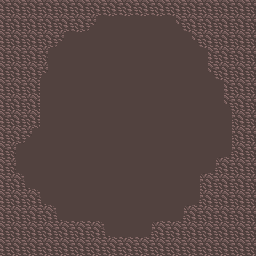

Rendered tile map (Tiled .tmx) drawn with the repository's tilesets; below, a short description and the full map source, tile grids included:
An orthogonal 16x16 tile map with 16x16 px tiles, 1 tile layer (Tile Layer 1).

<map version="1.5" tiledversion="1.7.2" orientation="orthogonal" renderorder="right-down" width="16" height="16" tilewidth="16" tileheight="16" infinite="0" nextlayerid="2" nextobjectid="1">
 <tileset firstgid="1" source="mines-demo.tsx" />
 <layer id="1" name="Tile Layer 1" width="16" height="16">
  <data encoding="csv">
8,8,8,8,8,8,8,8,8,8,8,8,8,8,8,8,
8,8,8,8,8,4,11,11,11,11,11,6,8,8,8,8,
8,8,8,4,11,11,11,11,11,11,11,11,6,8,8,8,
8,8,8,11,11,11,11,11,11,11,11,11,11,8,8,8,
8,8,4,11,11,11,11,11,11,11,11,11,11,6,8,8,
8,8,10,11,11,11,11,11,11,11,11,11,11,11,8,8,
8,8,10,11,11,11,11,11,11,11,11,11,11,11,6,8,
8,8,10,11,11,11,11,11,11,11,11,11,11,11,7,8,
8,4,11,11,11,11,11,11,11,11,11,11,11,11,7,8,
8,11,11,11,11,11,11,11,11,11,11,11,11,1,18,8,
8,3,11,11,11,11,11,11,11,11,11,11,1,18,8,8,
8,16,3,11,11,11,11,11,11,11,11,11,7,8,8,8,
8,8,16,3,11,11,11,11,11,11,11,1,18,8,8,8,
8,8,8,16,2,2,3,11,11,1,2,18,8,8,8,8,
8,8,8,8,8,8,16,2,2,18,8,8,8,8,8,8,
8,8,8,8,8,8,8,8,8,8,8,8,8,8,8,8
</data>
 </layer>
</map>